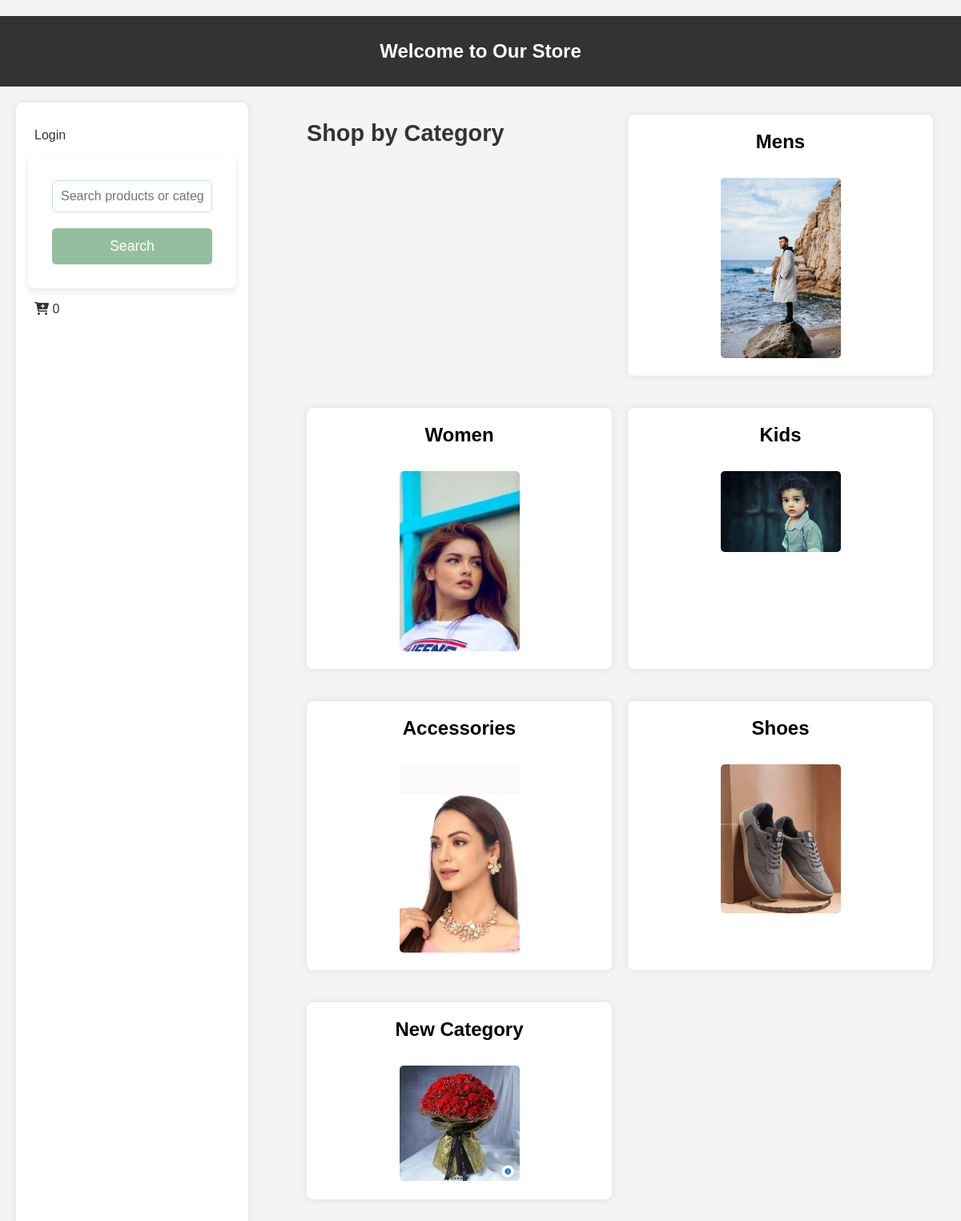
The app's page /, older data.
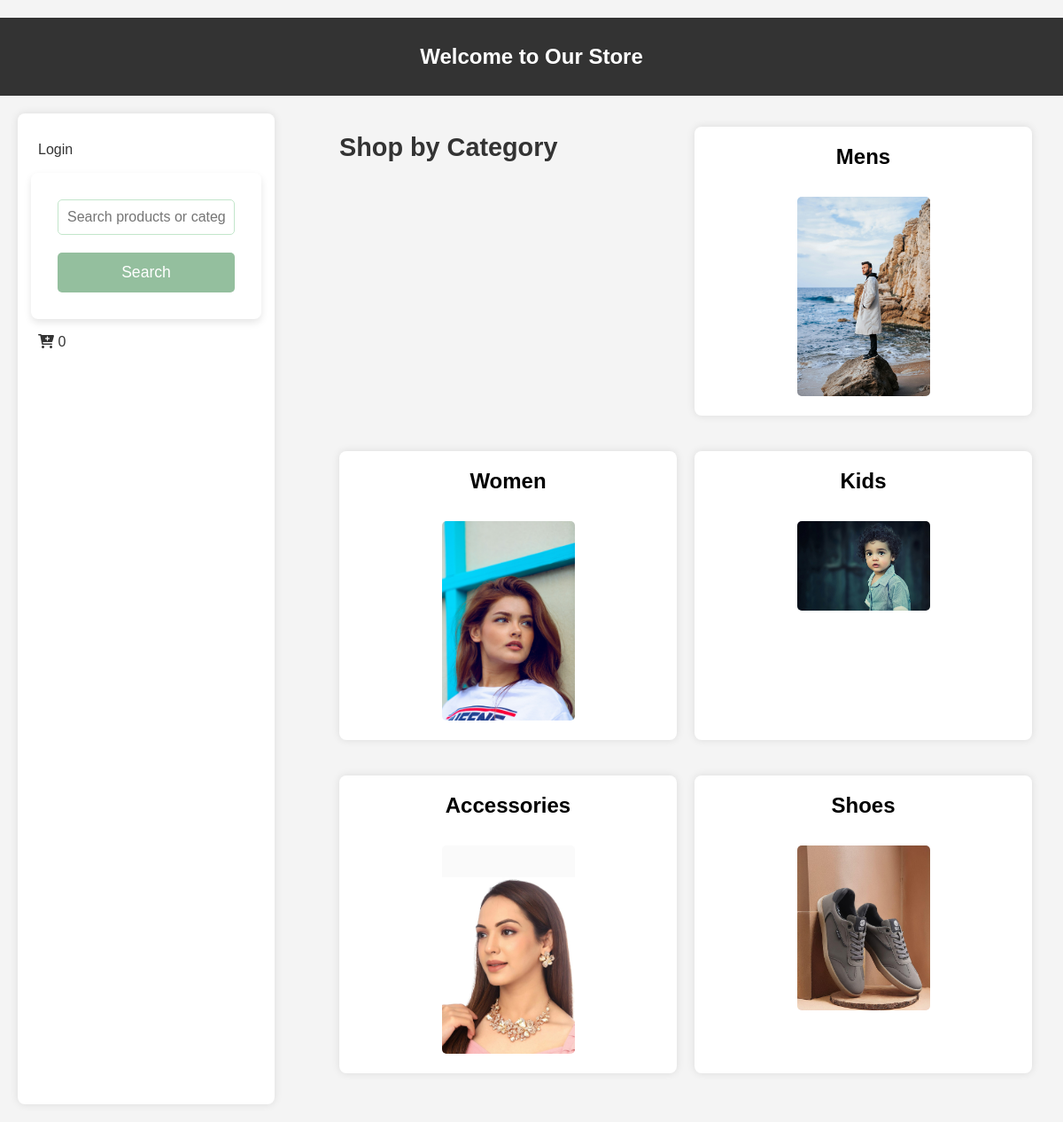
The same page, newer data.
### app/models.py (models this page shows, shortened)
class Category(models.Model):
    name = models.CharField(max_length=100)
    image = models.ImageField(upload_to="category_images/", null=True, blank=True)
    user = models.ForeignKey(User, on_delete=models.CASCADE, null=True)

### app/views.py (the view)
# urls.py: path('', homepage, name='homepage'),
def homepage(request):
    categories = Category.objects.all()
    return render(request, 'index.html', {'categories': categories, 'user': request.user})

### app/templatetags/cart_counts.py (called while the page is built)
@register.simple_tag
def count_cart(request):
    if not request.user.is_authenticated:
        return 0
    cart_items = AddToCart.objects.filter(user=request.user)
    total_quantity = sum(cart_item.quantity for cart_item in cart_items)
    return total_quantity

### templates/index.html (shortened to what this page needs)
{% load static %}
{% load cart_counts %}
<!DOCTYPE html>
<html lang="en">
<head>
    <link href="https://cdnjs.cloudflare.com/ajax/libs/font-awesome/6.0.0-beta3/css/all.min.css" rel="stylesheet">
    <link rel="stylesheet" href="{% static 'static.css' %}">
</head>
<body>
    <header>
        <h2>Welcome to Our Store</h2>
    </header>
    <div class="container">
        <div class="sidebar">
            {% if user.is_authenticated %}
                {% if user.profile.is_vendor %}
                    <a href="/create/">Create Category</a>
                {% endif %}
                <a href="/profile/">Profile</a>
                <a href="/logout/">Logout</a>
                <a href="/create_user/">Create User</a>
            {% else %}
                <a href="/login/">Login</a>
            {% endif %}
            <form action="/search/" method="GET" class="search-form">
                <input type="text" name="q" placeholder="Search products or categories" class="search-input">
                <button type="submit" class="search-button">Search</button>
            </form>
            <a href="/cart/">
                <i class="fa-solid fa-cart-plus cart-icon"></i>
                {% count_cart request %}
            </a>
        </div>
        <section class="category-list">
            <h2>Shop by Category</h2>
            {% for category in categories %}
                <div class="category">
                    <div class="category-item">
                        <h3>
                            <a href="/sub_category/{{ category.id }}">{{ category.name }}</a>
                        </h3>
                        <div class="category-image">
                            {% if category.image %}
                                <img src="{{ category.image.url }}" alt="{{ category.name }}" style="max-width: 150px; height: auto;">
                            {% else %}
                                <p>No image available</p>
                            {% endif %}
                        </div>
                    </div>
                </div>
            {% empty %}
                <p>No categories available.</p>
            {% endfor %}
        </section>
    </div>
</body>
</html>

Row changes from the older to the newer data that the page shows:
removed Category: name "New Category", image (picture)
